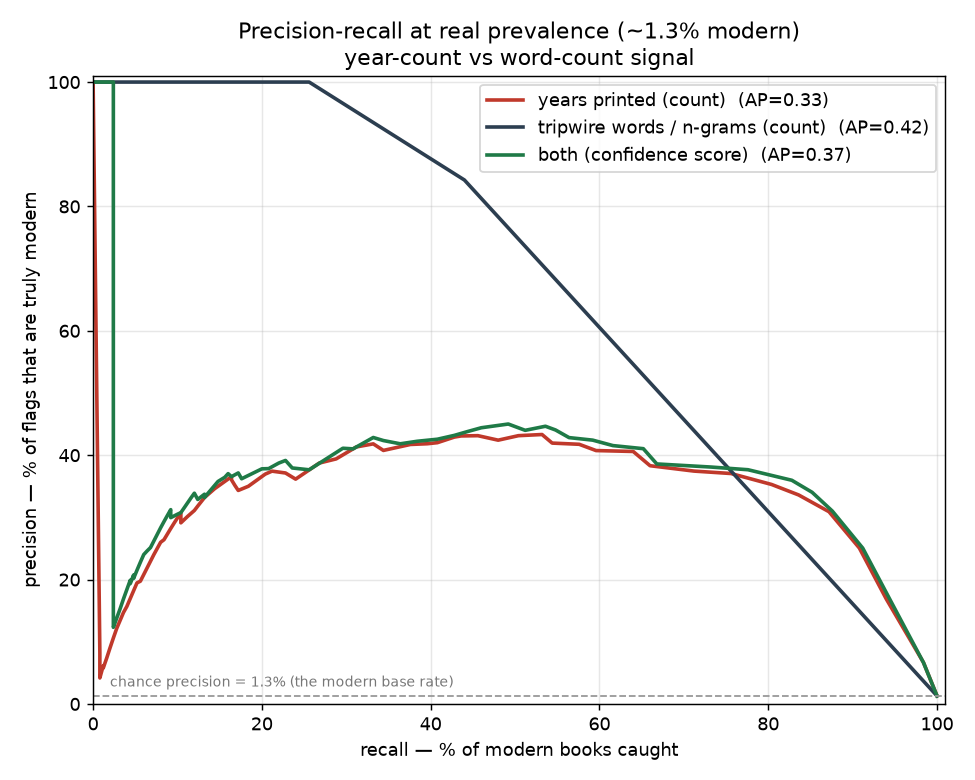

Source code (Python):
"""
pr_curves.py — precision-recall curves for the two content signals, at REAL prevalence.

From confidence_raw.json (per book: #distinct post-1945 words, #distinct post-1945 years), drawn
on 300 modern + 2000 old books. Real corpus prevalence of modern books is ~1.3%, so we weight the
old (negative) samples up to that ratio — otherwise precision is flattered by the balanced sample.

Two signals compared (sweeping the count threshold gives each curve):
  YEARS  : number of distinct post-1945 years printed in the text   (high recall, low precision)
  WORDS  : number of distinct validated post-1945 tripwire n-grams   (high precision, low recall)
  BOTH   : words + years (the confidence score)
"""
import json, sys
from pathlib import Path
import numpy as np
from sklearn.metrics import precision_recall_curve, average_precision_score
import matplotlib; matplotlib.use("Agg")
import matplotlib.pyplot as plt

HERE = Path(__file__).resolve().parent
try: sys.stdout.reconfigure(encoding="utf-8", errors="replace")
except Exception: pass
PI = 0.013   # measured fraction of LoC-PD-Books that is actually post-1945 (358/28000)

d = json.loads((HERE / "confidence_raw.json").read_text())
mod, old = d["modern"], d["old"]
n_mod, n_old = len(mod), len(old)
w_old = (n_mod / n_old) * ((1 - PI) / PI)     # reweight negatives to real prevalence
y_true = np.r_[np.ones(n_mod), np.zeros(n_old)]
wt = np.r_[np.ones(n_mod), np.full(n_old, w_old)]

def curve(scorer, label):
    s = np.array([scorer(r) for r in mod] + [scorer(r) for r in old], float)
    p, r, _ = precision_recall_curve(y_true, s, sample_weight=wt)
    ap = average_precision_score(y_true, s, sample_weight=wt)
    # precision at integer operating points
    def at(thr):
        tpr = np.mean([scorer(x) >= thr for x in mod])
        fpr = np.mean([scorer(x) >= thr for x in old])
        prec = tpr * PI / (tpr * PI + fpr * (1 - PI)) if (tpr*PI + fpr*(1-PI)) else 1.0
        return tpr, prec
    print(f"\n{label}: average precision (at {PI:.1%} prevalence) = {ap:.3f}")
    for thr in (1, 2, 3, 5):
        tpr, prec = at(thr)
        print(f"   >= {thr}: recall {tpr*100:5.1f}%   precision {prec*100:5.1f}%")
    return r, p, ap

plt.figure(figsize=(7.5, 6))
for scorer, label, col in [
    (lambda r: r[1], "years printed (count)", "#c0392b"),
    (lambda r: r[0], "tripwire words / n-grams (count)", "#2c3e50"),
    (lambda r: r[0] + r[1], "both (confidence score)", "#1f7a47"),
]:
    rec, prec, ap = curve(scorer, label)
    plt.plot(rec * 100, prec * 100, "-", lw=2, color=col, label=f"{label}  (AP={ap:.2f})")
plt.axhline(PI * 100, ls="--", color="#999", lw=1)
plt.text(2, PI*100 + 1.5, f"chance precision = {PI*100:.1f}% (the modern base rate)", fontsize=8, color="#777")
plt.xlabel("recall — % of modern books caught"); plt.ylabel("precision — % of flags that are truly modern")
plt.title(f"Precision-recall at real prevalence (~{PI*100:.1f}% modern)\n"
          "year-count vs word-count signal")
plt.xlim(0, 101); plt.ylim(0, 101); plt.grid(alpha=.3); plt.legend(loc="upper right")
plt.tight_layout(); plt.savefig(HERE / "pr_curves.png", dpi=130); plt.close()
print("\nsaved -> pr_curves.png")
